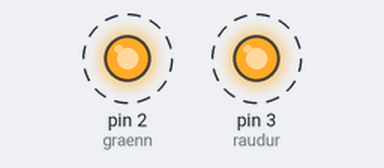
Bench run of a sketch on a simulated Arduino Uno, built with avr-gcc and run on an emulated ATmega328P. On the bench: output pins drawn as LEDs (lit = HIGH). Dashed ring = blinking.

Above: at 0.5 s.
Timing chart, 0 to 4.6 s (numbered marks = the images above):
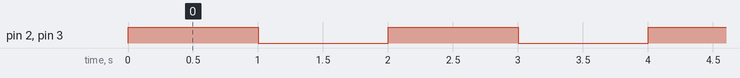

Measured:
- by itself, pin 2 (graenn), pin 3 (raudur): alternates HIGH for 1.0 s and LOW for 1.0 s

The sketch:

blink.ino
```cpp
int graenn = 2;
int raudur = 3;

void setup() {
  pinMode(graenn, OUTPUT);
  pinMode(raudur, OUTPUT);
}

void loop() {
  digitalWrite(graenn, HIGH);
  digitalWrite(raudur, HIGH);
  delay(1000);
  digitalWrite(graenn, LOW);
  digitalWrite(raudur, LOW);
  delay(1000);
}
```
